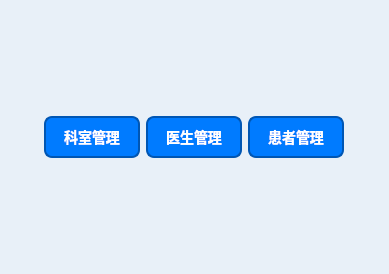
<?xml version="1.0" encoding="UTF-8"?>
<ui version="4.0">
 <class>WelcomeView</class>
 <widget class="QWidget" name="WelcomeView">
  <property name="geometry">
   <rect>
    <x>0</x>
    <y>0</y>
    <width>389</width>
    <height>274</height>
   </rect>
  </property>
  <property name="windowTitle">
   <string>欢迎</string>
  </property>
  <property name="styleSheet">
   <string notr="true">/* 整个窗口背景 */
QWidget {
    background-color: #E8F0F8; /* 浅蓝色背景，给人平静感 */
}

/* 按钮样式 */
QPushButton {
    background-color: #007BFF; /* 按钮背景颜色 */
    color: white;  /* 按钮文字颜色 */
    border: 2px solid #0056B3; /* 按钮边框 */
    border-radius: 8px; /* 按钮圆角 */
    font-size: 14px;  /* 字体大小调整为14px，避免按钮过大 */
    padding: 8px 16px; /* 按钮内边距 */
    min-width: 60px;  /* 最小宽度为100px */
    min-height: 20px;  /* 最小高度为40px */
    transition: background-color 0.3s, transform 0.1s; /* 添加平滑过渡效果 */
}

/* 按钮悬停样式 */
QPushButton:hover {
    background-color: #0056B3; /* 悬停时颜色变深 */
    transform: scale(1.05); /* 鼠标悬停时按钮放大 */
}

/* 按钮按下样式 */
QPushButton:pressed {
    background-color: #003F7F; /* 按下时按钮颜色更深 */
    transform: scale(1); /* 按下时去掉放大效果 */
}

/* 按钮图标样式 */
QPushButton {
    text-align: center;
    font-weight: bold;  /* 按钮文字加粗 */
}

/* 按钮悬停时添加阴影 */
QPushButton:hover {
    box-shadow: 0px 5px 15px rgba(0, 0, 0, 0.1); /* 按钮悬停时加入柔和的阴影 */
}

/* 处理布局的间距 */
QSpacerItem {
    background-color: transparent; /* 空间器透明 */
}

/* 布局管理 - 水平布局和垂直布局居中 */
QHBoxLayout, QVBoxLayout {
    alignItems: center;
}
</string>
  </property>
  <layout class="QGridLayout" name="gridLayout">
   <item row="0" column="1">
    <spacer name="verticalSpacer">
     <property name="orientation">
      <enum>Qt::Orientation::Vertical</enum>
     </property>
     <property name="sizeHint" stdset="0">
      <size>
       <width>20</width>
       <height>69</height>
      </size>
     </property>
    </spacer>
   </item>
   <item row="1" column="0">
    <spacer name="horizontalSpacer">
     <property name="orientation">
      <enum>Qt::Orientation::Horizontal</enum>
     </property>
     <property name="sizeHint" stdset="0">
      <size>
       <width>40</width>
       <height>20</height>
      </size>
     </property>
    </spacer>
   </item>
   <item row="1" column="1">
    <layout class="QHBoxLayout" name="horizontalLayout">
     <property name="sizeConstraint">
      <enum>QLayout::SizeConstraint::SetNoConstraint</enum>
     </property>
     <item>
      <widget class="QPushButton" name="btDepartmentView">
       <property name="sizePolicy">
        <sizepolicy hsizetype="Preferred" vsizetype="Preferred">
         <horstretch>50</horstretch>
         <verstretch>50</verstretch>
        </sizepolicy>
       </property>
       <property name="minimumSize">
        <size>
         <width>96</width>
         <height>40</height>
        </size>
       </property>
       <property name="sizeIncrement">
        <size>
         <width>50</width>
         <height>50</height>
        </size>
       </property>
       <property name="styleSheet">
        <string notr="true"/>
       </property>
       <property name="text">
        <string>科室管理</string>
       </property>
       <property name="iconSize">
        <size>
         <width>155</width>
         <height>160</height>
        </size>
       </property>
      </widget>
     </item>
     <item>
      <widget class="QPushButton" name="btDoctorView">
       <property name="sizePolicy">
        <sizepolicy hsizetype="Preferred" vsizetype="Preferred">
         <horstretch>50</horstretch>
         <verstretch>50</verstretch>
        </sizepolicy>
       </property>
       <property name="minimumSize">
        <size>
         <width>96</width>
         <height>40</height>
        </size>
       </property>
       <property name="sizeIncrement">
        <size>
         <width>50</width>
         <height>50</height>
        </size>
       </property>
       <property name="text">
        <string>医生管理</string>
       </property>
       <property name="iconSize">
        <size>
         <width>155</width>
         <height>160</height>
        </size>
       </property>
      </widget>
     </item>
     <item>
      <widget class="QPushButton" name="btPatientView">
       <property name="sizePolicy">
        <sizepolicy hsizetype="Preferred" vsizetype="Preferred">
         <horstretch>50</horstretch>
         <verstretch>50</verstretch>
        </sizepolicy>
       </property>
       <property name="minimumSize">
        <size>
         <width>96</width>
         <height>40</height>
        </size>
       </property>
       <property name="sizeIncrement">
        <size>
         <width>50</width>
         <height>50</height>
        </size>
       </property>
       <property name="text">
        <string>患者管理</string>
       </property>
       <property name="iconSize">
        <size>
         <width>155</width>
         <height>160</height>
        </size>
       </property>
      </widget>
     </item>
    </layout>
   </item>
   <item row="1" column="2">
    <spacer name="horizontalSpacer_2">
     <property name="orientation">
      <enum>Qt::Orientation::Horizontal</enum>
     </property>
     <property name="sizeHint" stdset="0">
      <size>
       <width>40</width>
       <height>20</height>
      </size>
     </property>
    </spacer>
   </item>
   <item row="2" column="1">
    <spacer name="verticalSpacer_2">
     <property name="orientation">
      <enum>Qt::Orientation::Vertical</enum>
     </property>
     <property name="sizeHint" stdset="0">
      <size>
       <width>20</width>
       <height>69</height>
      </size>
     </property>
    </spacer>
   </item>
  </layout>
 </widget>
 <resources/>
 <connections/>
</ui>
